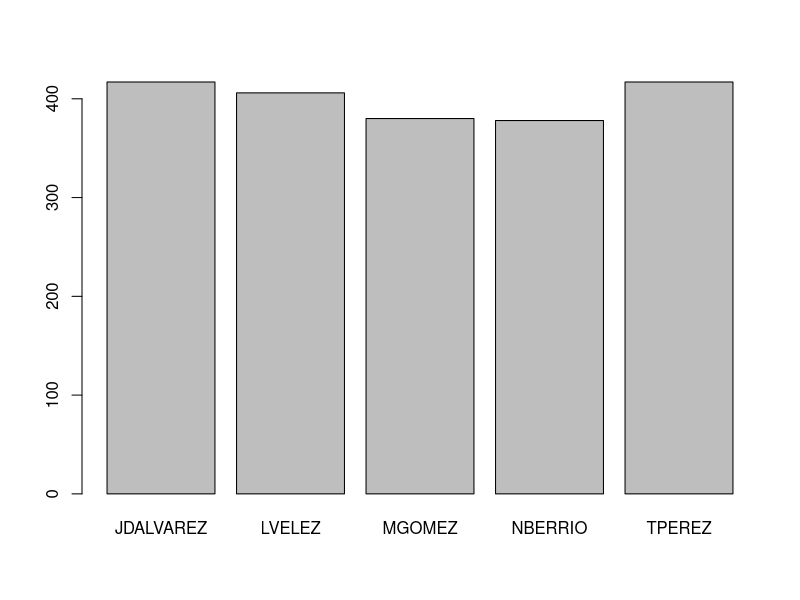
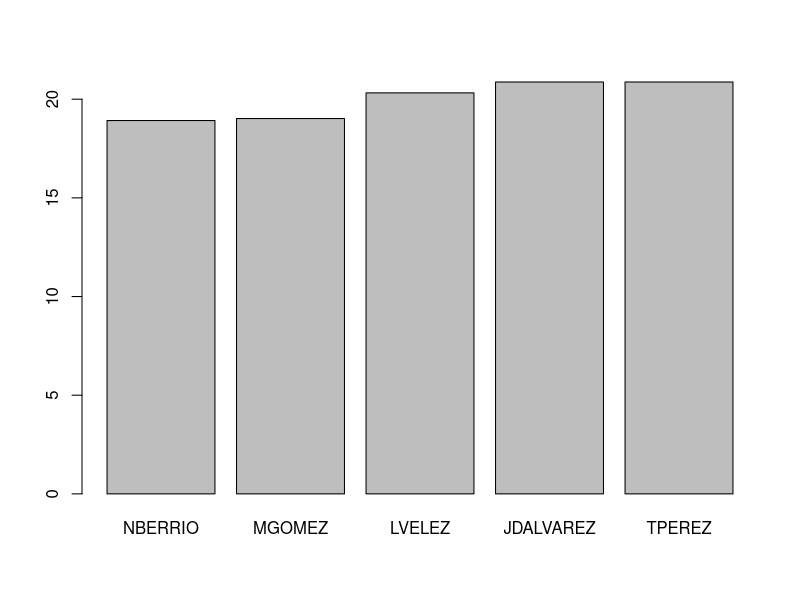
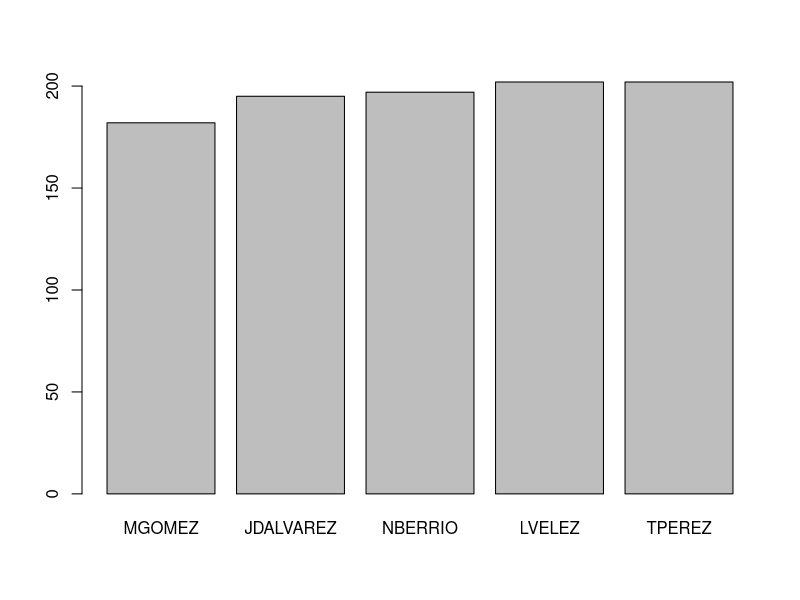
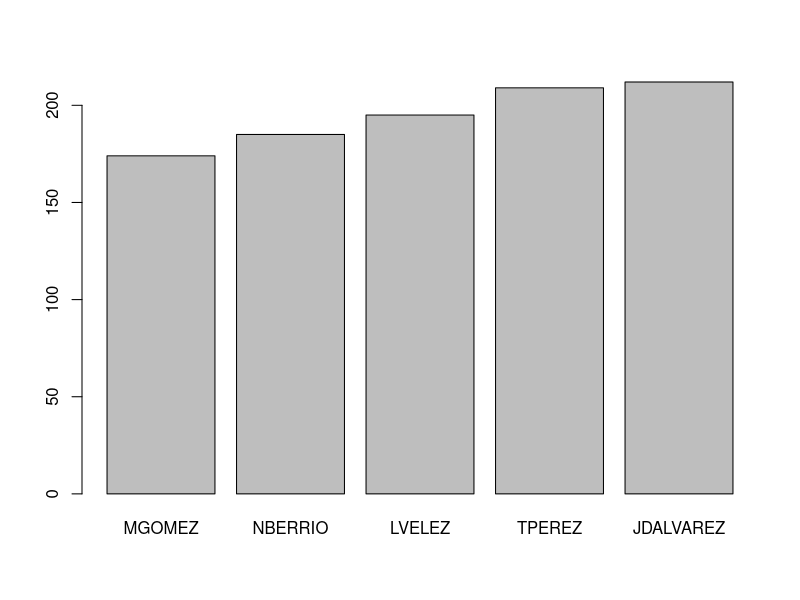
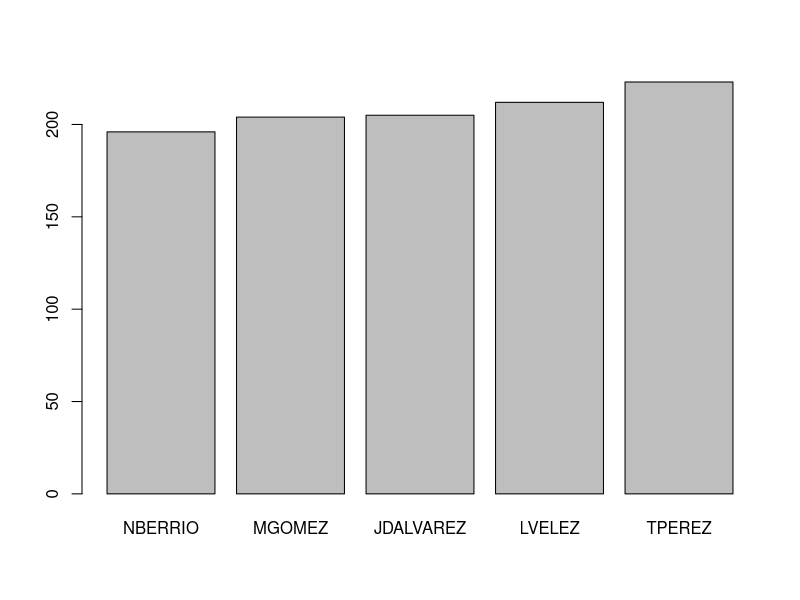
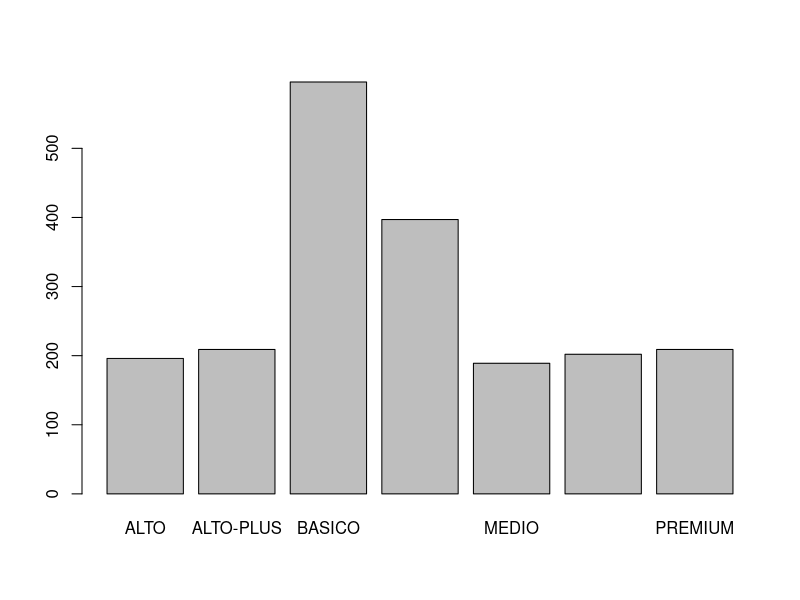
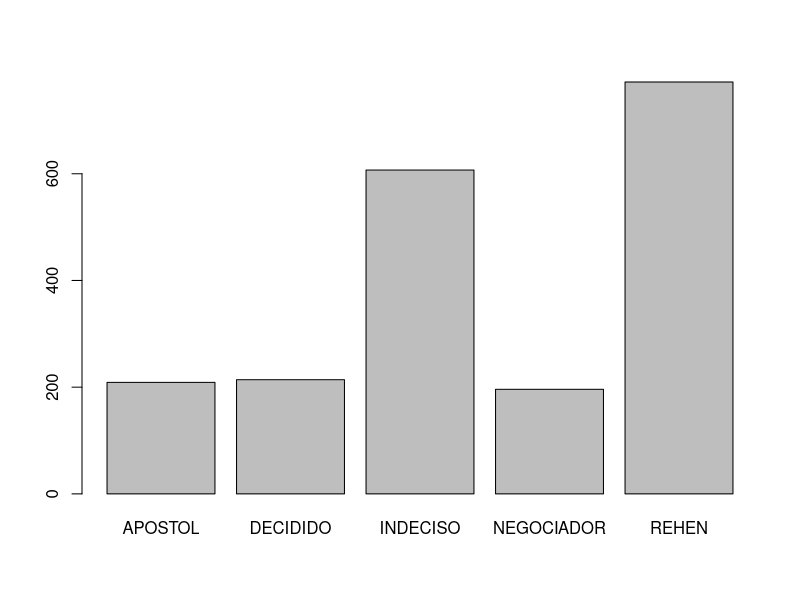
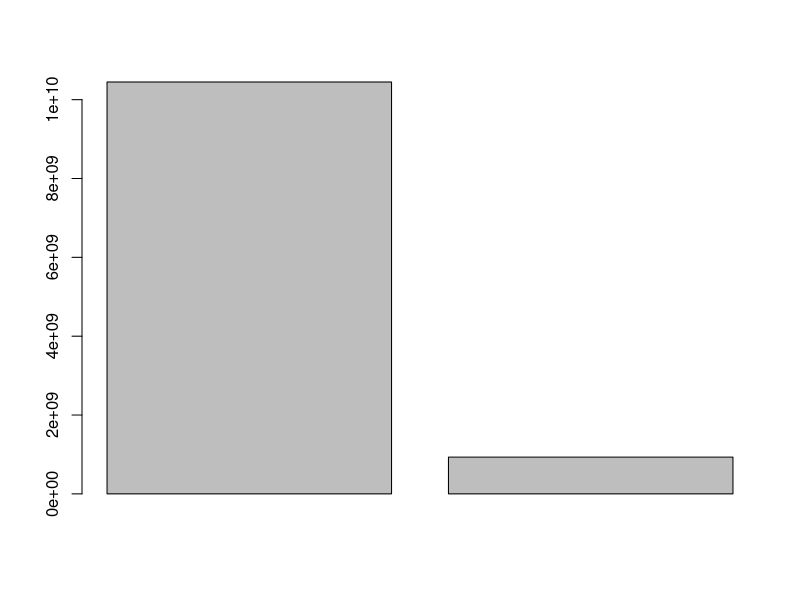

Recreate these plots in R, in order.
#hacer bloque 0,1,2

library(readxl)

Info_clientes_banco <- read_excel('Info_clientes_banco.xlsx')

asesoresFA = table( Info_clientes_banco$Asesor)

print(asesoresFA)
barplot(asesoresFA)

#----------------------------------------------------------------------

asesoresFR = asesoresFA / length(Info_clientes_banco$Asesor) * 100

print(asesoresFR)
barplot(sort(asesoresFR))

#----------------------------------------------------------------------


(asesoresCC = table(Info_clientes_banco[Info_clientes_banco$Cuenta_corriente==1,]$Asesor))
barplot(sort(asesoresCC))

(asesoresCA = table(Info_clientes_banco[Info_clientes_banco$Cuenta_ahorros==1,]$Asesor))
barplot(sort(asesoresCA))

(asesoresCV = table(Info_clientes_banco[Info_clientes_banco$Credito_vivienda==1,]$Asesor))
barplot(sort(asesoresCV))

(saldo_cc = sum(Info_clientes_banco[Info_clientes_banco$Cuenta_corriente==1,]$Saldo_cuenta_corriente))
(saldo_ca = sum(Info_clientes_banco[Info_clientes_banco$Cuenta_ahorros==1,]$Saldo_cuenta_ahorros))

saldo_total = saldo_cc + saldo_ca

porc_cc = (saldo_cc/saldo_total) * 100
porc_ca = (saldo_ca/saldo_total) * 100

#---------------------------------------------------------------------

barplot(table(Info_clientes_banco$Segmento))
barplot(table(Info_clientes_banco$Tipo_Cliente))


barplot(c(saldo_ca,saldo_cc))

#Tipos de variable:
#NUMÉRICA:    CONTINUA | DISCRETA
#CUALITATIVA:  NOMINAL | ORDINAL

#----------------------------------------------------
asesores_autos = Info_clientes_banco$Vehículo_1 + Info_clientes_banco$Vehículo_2
valores_autos = sum(Info_clientes_banco[Info_clientes_banco$Vehículo_1 == 1,]$Valor_vehículo_1,
                    Info_clientes_banco[Info_clientes_banco$Vehículo_2 == 1,]$Valor_vehículo_2)

clientes_con_cuenta = Info_clientes_banco[Info_clientes_banco$Cuenta_ahorros==1|Info_clientes_banco$Cuenta_corriente==1,]$ID_cliente

Info_clientes_banco$Valor_inmuebles_total = Info_clientes_banco$Valor_inmuble_1 + Info_clientes_banco$Valor_inmuble_2
clientes_mucha_plata = Info_clientes_banco[Info_clientes_banco$Inmueble_2==1 & Info_clientes_banco$Valor_inmuebles_total > 600000000 & Info_clientes_banco$Credito_vivienda==1,]$ID_cliente




# mean, median, quantile, sd

for(suc in c('AMERICAS','CENTRO','PRADO','VILLA')){
  cat( 'El promedio de la sucursal', suc, 'es:', mean(Info_clientes_banco[(Info_clientes_banco$Cuenta_corriente==1 & Info_clientes_banco$Sucursal==suc),]$Saldo_cuenta_corriente), '\n')
}

icb = Info_clientes_banco


#Rango intercuartil = diferencia entre Q_3 y Q_1
#Datos atípicos= Datos que se tienen una distancia mayor hasta 
#  su cuartil más cercano, que 1.5 veces el rango intercuartil
# AltGr +

boxplot(icb[icb$Cuenta_corriente==1,]$Saldo_cuenta_corriente ~ icb[icb$Cuenta_corriente==1,]$Asesor,
        main='Promedio de plata CC vs Asesor', xlab='Asesor', ylab='SaldCC', cex.axis = 0.7)
